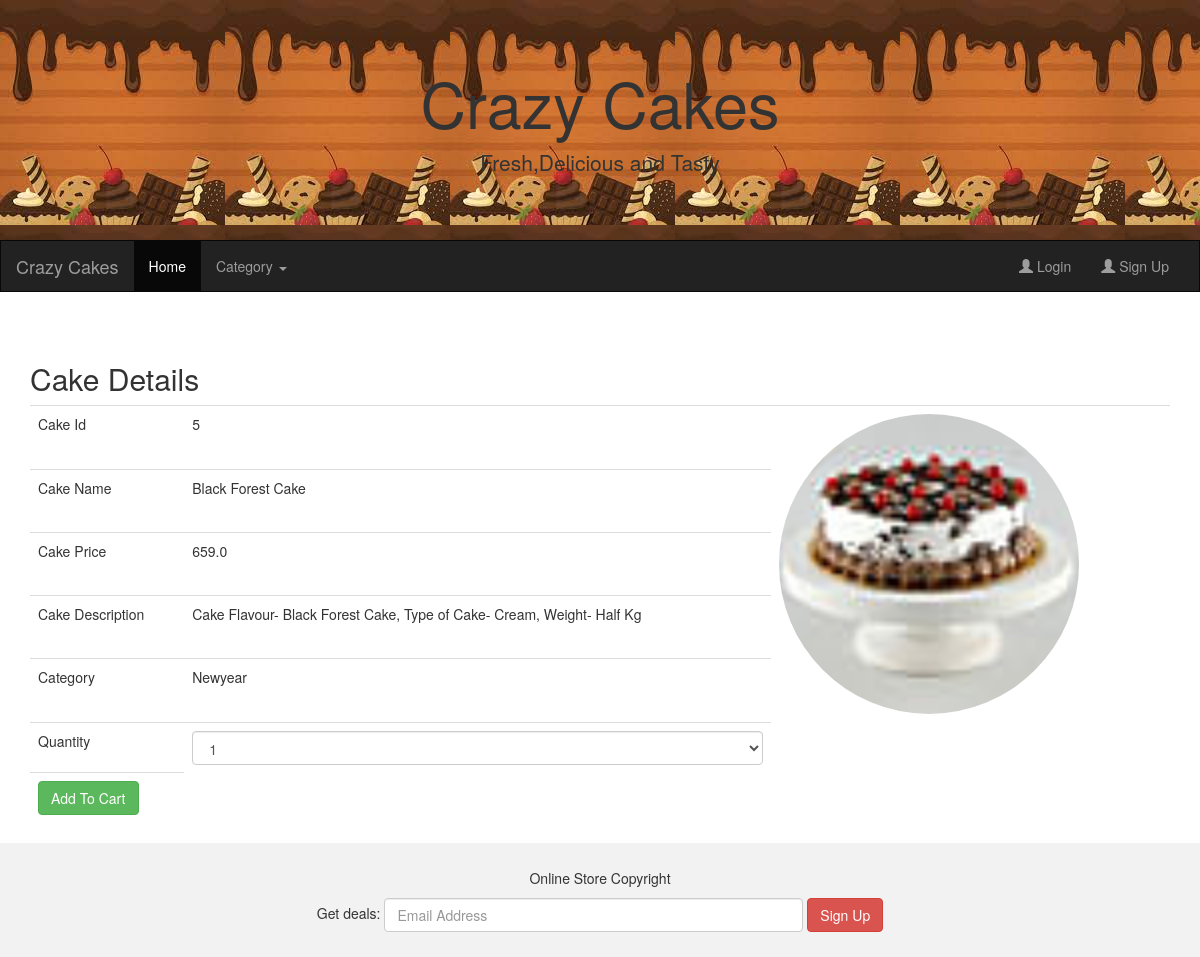
/ViewDetails/5, run on the app's committed database.
### AdminApp/models.py (models this page shows)
class Cake(models.Model):
    cake_name =models.CharField(max_length=50)
    price = models.FloatField(default=350)
    description = models.CharField(max_length=100)
    imageurl = models.ImageField(upload_to ='Images',default='abc.jpg')
    category = models.ForeignKey(Category,on_delete=models.CASCADE)
    class Meta:
        db_table = 'Cake'

class Category(models.Model):
    cate_name = models.CharField(max_length=20)
    def __str__(self):
        return self.cate_name
    class Meta:
        db_table = 'Category'

### UserApp/views.py (the view)
# urls.py: path('ViewDetails/<id>',views.ViewDetails),
def ViewDetails(request,id):
    cats = Category.objects.all()
    cake = Cake.objects.get(id=id)
    return render(request,"ViewDetails.html",{"cats":cats,"cake":cake})

### UserApp/templates/ViewDetails.html (shortened to what this page needs)
{%extends "master.html"%}
{%block content%}
<div class="container">
    <h2>Cake Details</h2>
    <form method="post" action="/addToCart">
<table class="table">
    <tr><td>Cake Id</td><td>{{cake.id}}
    </td><td rowspan="5">
        <img src="{{cake.imageurl.url}}" class="img-circle" height="300px" width="300px"/>
    </td></tr>
    <tr><td>Cake Name</td><td>{{cake.cake_name}}</td></tr>
    <tr><td>Cake Price</td><td>{{cake.price}}</td></tr>
    <tr><td>Cake Description</td><td>{{cake.description}}</td></tr>
    <tr><td>Category</td><td>{{cake.category}}</td></tr>
    <tr><td>Quantity</td>
    <td><select name="qty" class="form-control">
        <option>1</option>
    </select></td></tr>
    <tr><td><button type="submit" class="btn btn-success">
        Add To Cart</button></td></tr>
</table>
</form>
</div>
{%endblock%}

### data on the page
Cake: id "5", imageurl (picture), cake_name "Black Forest Cake", price "659.0", description "Cake Flavour- Black Forest Cake, Type of Cake- Cream, Weight- Half Kg", category "Newyear"
